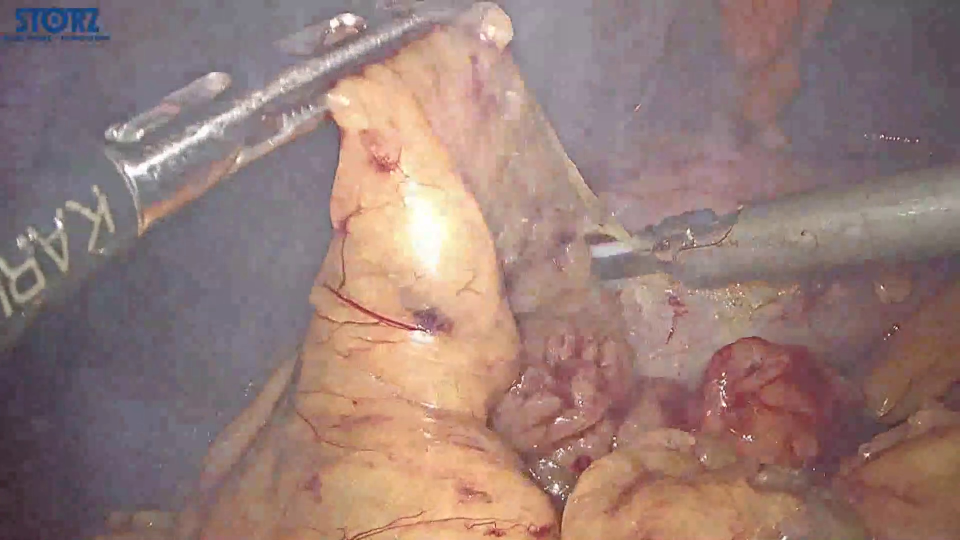
#> input picture Fog-Remove/img/img1.jpg, 1920 x 1080 px (shown at 1/2 size); its folder holds 4 pictures in this run
$ python Project1.py
#> lines starting #> are read from the running program, lines starting #| are printed output that depends on the picture
#> further down, img is the input picture: shape (1080, 1920, 3); mean B, G, R 118.9, 123.9, 149.7
import cv2
import numpy as np


class DarkChannel():
    def zmMinFilterGray(self, src, r=7):
        '''最小值滤波，r是滤波器半径'''
#> called with r = 7
        return cv2.erode(src, np.ones((2 * r - 1, 2 * r - 1)))

    def guidedfilter(self, I, p, r, eps):
        '''引导滤波'''
#> called with r = 81, eps = 0.001
        height, width = I.shape
#> height = 1080; width = 1920
        m_I = cv2.boxFilter(I, -1, (r, r))
        m_p = cv2.boxFilter(p, -1, (r, r))
        m_Ip = cv2.boxFilter(I * p, -1, (r, r))
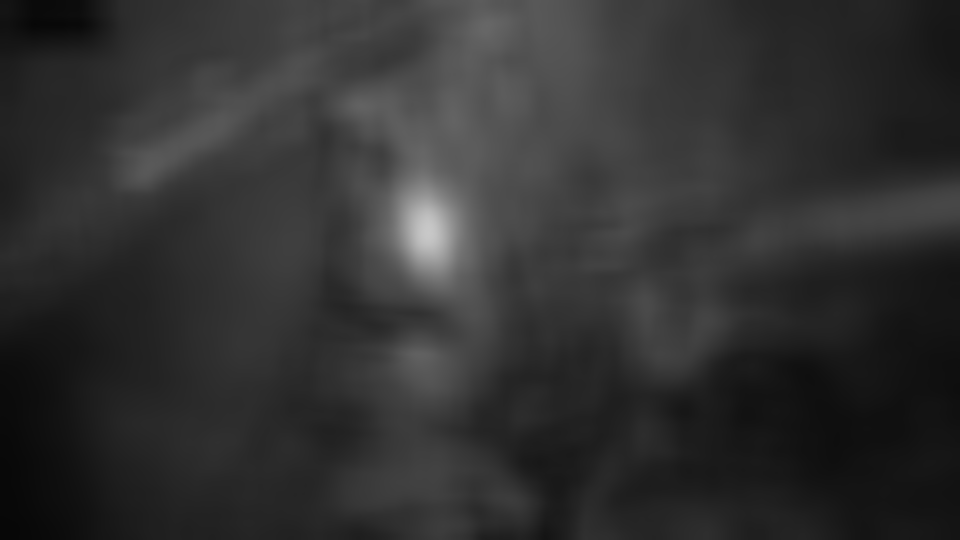
#> m_Ip: shape (1080, 1920) float64 (shown at 1/2 size); min 0.0289, max 0.785, mean 0.193
        cov_Ip = m_Ip - m_I * m_p

        m_II = cv2.boxFilter(I * I, -1, (r, r))
        var_I = m_II - m_I * m_I
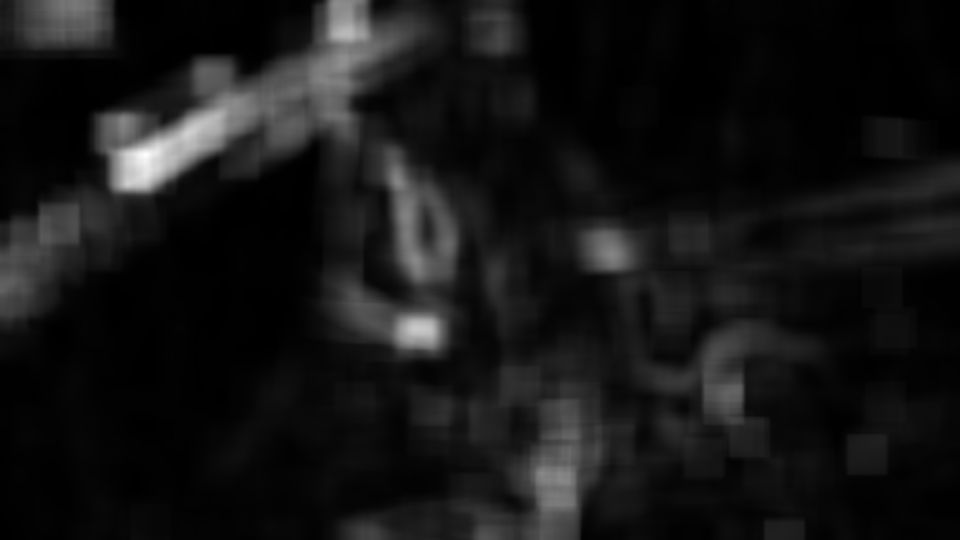
#> var_I: shape (1080, 1920) float64 (shown at 1/2 size); min 4.06e-05, max 0.0339, mean 0.00295; drawn with min black and max white

        a = cov_Ip / (var_I + eps)
        b = m_p - a * m_I

        m_a = cv2.boxFilter(a, -1, (r, r))
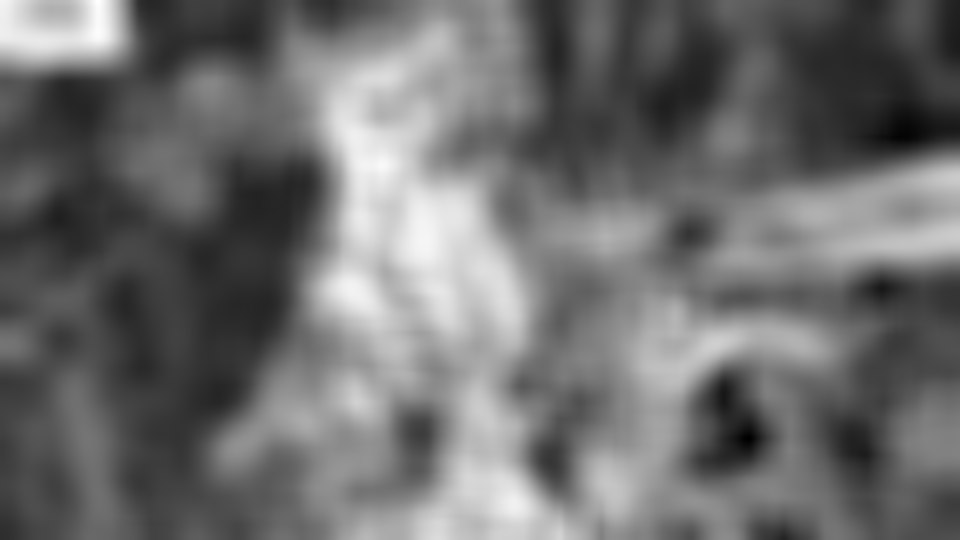
#> m_a: shape (1080, 1920) float64 (shown at 1/2 size); min -0.0648, max 0.925, mean 0.363; drawn with min black and max white
        m_b = cv2.boxFilter(b, -1, (r, r))
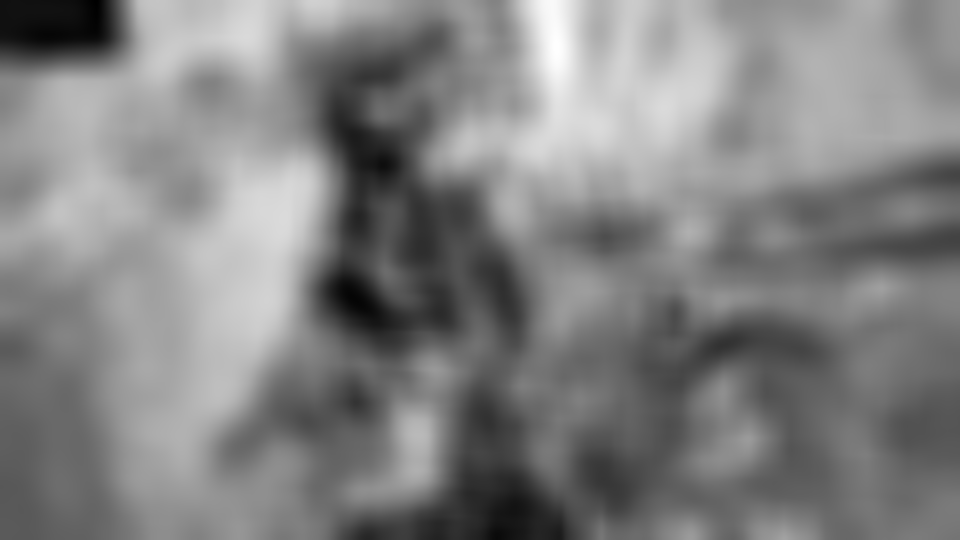
#> m_b: shape (1080, 1920) float64 (shown at 1/2 size); min -0.0648, max 0.525, mean 0.235; drawn with min black and max white
        return m_a * I + m_b
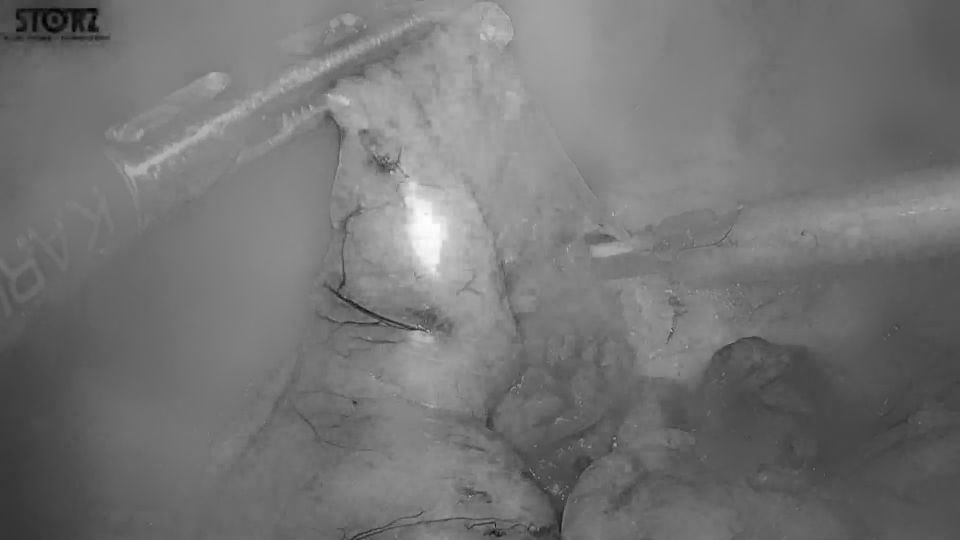
#> returned value: shape (1080, 1920) float64 (shown at 1/2 size); min -0.0334, max 0.928, mean 0.406; drawn with min black and max white

    def getV1(self, m, r, eps, w, maxV1):  #输入rgb图像，值范围[0,1]
        '''计算大气遮罩图像V1和光照值A, V1 = 1-t/A'''
        # 得到暗通道图像
        V1 = np.min(m, 2)
        # 使用引导滤波优化
        V1 = self.guidedfilter(V1, self.zmMinFilterGray(V1, 7), r, eps)
        bins = 2000
        ht = np.histogram(V1, bins)  #计算大气光照A
        d = np.cumsum(ht[0]) / float(V1.size)
#> d = 2000 values from 9.65e-07 to 1
        for lmax in range(bins - 1, 0, -1):
            if d[lmax] <= 0.999:
                break
        A = np.mean(m, 2)[V1 >= ht[1][lmax]].max()
#> A = 0.999
        V1 = np.minimum(V1 * w, maxV1)  #对值范围进行限制
        return V1, A

    def deHaze(self, m, r=81, eps=0.001, w=0.95, maxV1=0.80, bGamma=False):
        Y = np.zeros(m.shape)
        V1, A = self.getV1(m, r, eps, w, maxV1)  #得到遮罩图像和大气光照
#> A = 0.999
        for k in range(3):
            Y[:, :, k] = (m[:, :, k] - V1) / (1 - V1 / A)  #颜色校正
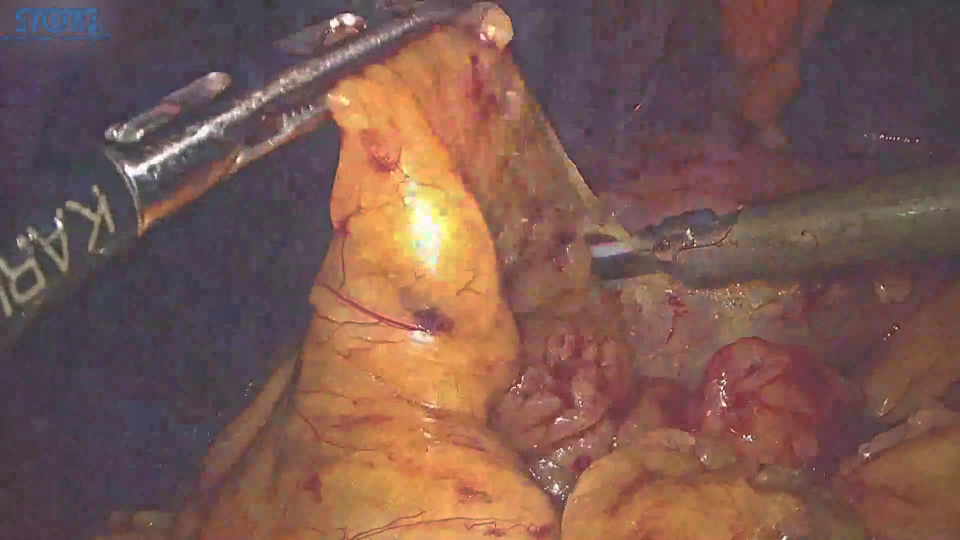
#> Y: shape (1080, 1920, 3) float64 (shown at 1/2 size); mean B, G, R 0.138, 0.176, 0.343; drawn with min black and max white
        Y = np.clip(Y, 0, 1)
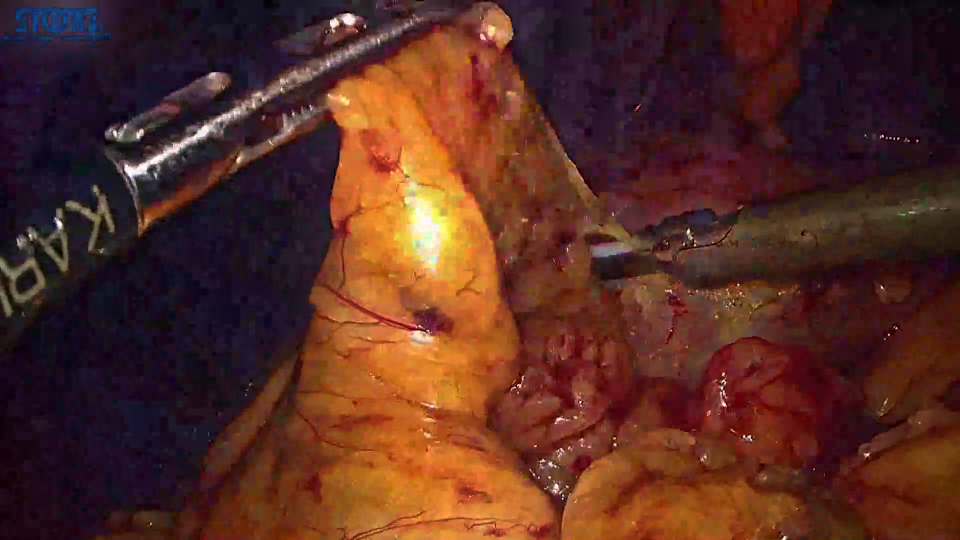
#> Y: shape (1080, 1920, 3) float64 (shown at 1/2 size); mean B, G, R 0.138, 0.176, 0.343
        if bGamma:
            Y = Y**(np.log(0.5) / np.log(Y.mean()))  #gamma校正,默认不进行该操作
        return Y

    def run(self, img):
        img_n = img / 255.0
        img_n_dehaze = self.deHaze(img_n)
        img_dehaze = img_n_dehaze * 255
        return img_dehaze


class CLAHE():
    def clahe(self, image, denoise=True, verbose=False, limit=2):
        bgr = image

        lab = cv2.cvtColor(bgr, cv2.COLOR_BGR2LAB)
        lab_planes = cv2.split(lab)
        clahe = cv2.createCLAHE(clipLimit=limit)
        lab_planes[0] = clahe.apply(lab_planes[0])
        #lab_planes[1] = clahe.apply(lab_planes[1])
        #lab_planes[2] = clahe.apply(lab_planes[2])
        lab = cv2.merge(lab_planes)
        bgr = cv2.cvtColor(lab, cv2.COLOR_LAB2BGR)

        if denoise:
            bgr = cv2.fastNlMeansDenoisingColored(bgr, None, 10, 10, 1, 3)
            #bgr = cv2.bilateralFilter(bgr, 5, 1, 1)

        if verbose:
            cv2.imshow("test", bgr)
            cv2.waitKey(0)
            cv2.destroyAllWindows()
        return bgr

    def run(self, img):
        return self.clahe(img)


if __name__ == '__main__':
    import os

    dark_channel = DarkChannel()
    clahe = CLAHE()

    for file_name in os.listdir('./img/'):
        img = cv2.imread('./img/' + file_name)
        img_dehaze = dark_channel.run(img)
        cv2.imwrite('./res/' + 'dark_' + file_name, img_dehaze)
#> pass 2 of the loop `for file_name in os.listdir('./img/'):`:
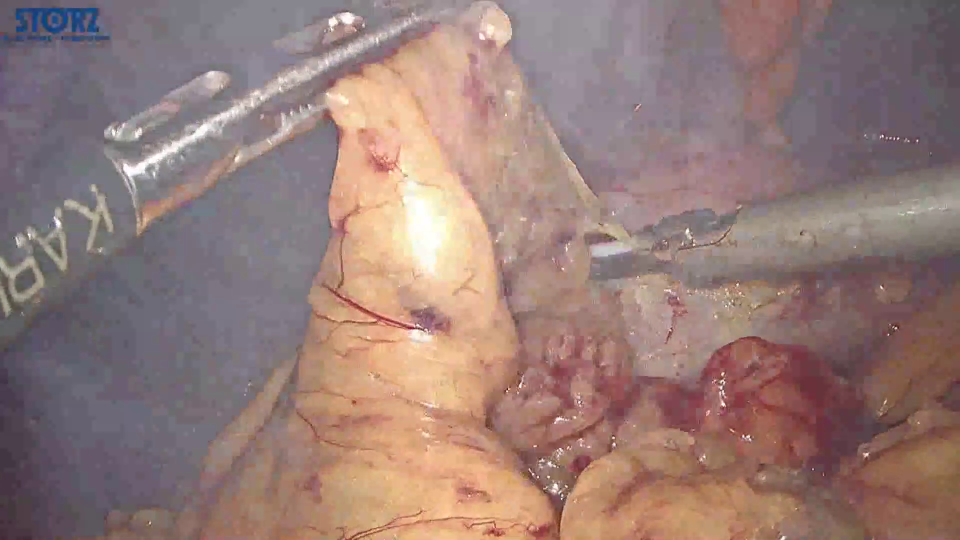
#> input picture Fog-Remove/img/img2.jpg, 1920 x 1080 px (shown at 1/2 size)
#> img is the input picture: shape (1080, 1920, 3); mean B, G, R 119.3, 124.2, 149.7
#> in guidedfilter (call 2), `return m_a * I + m_b`:
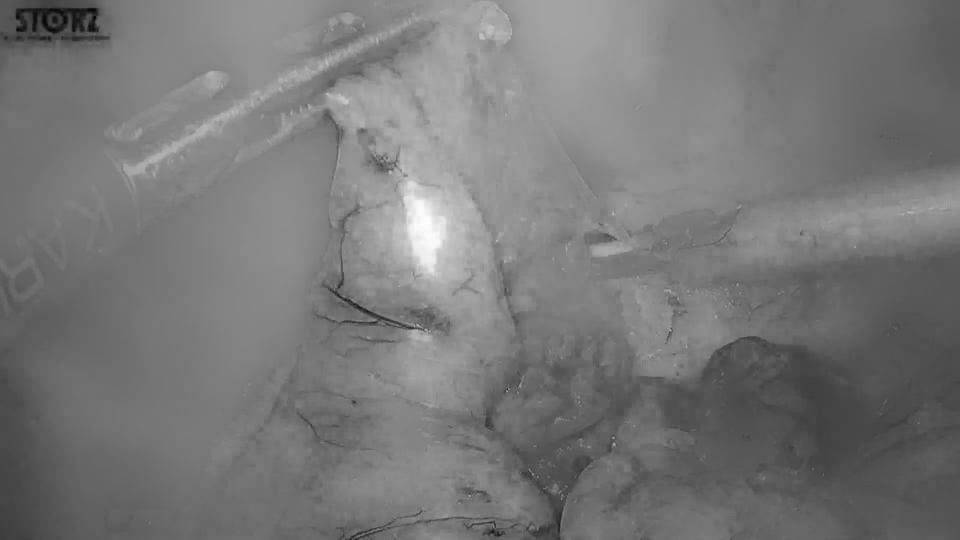
#> returned value: shape (1080, 1920) float64 (shown at 1/2 size); min -0.056, max 0.926, mean 0.407; drawn with min black and max white
#> in deHaze (call 2), `V1, A = self.getV1(m, r, eps, w, maxV1)`: A = 1
#> in deHaze (call 2), `Y = np.clip(Y, 0, 1)`:
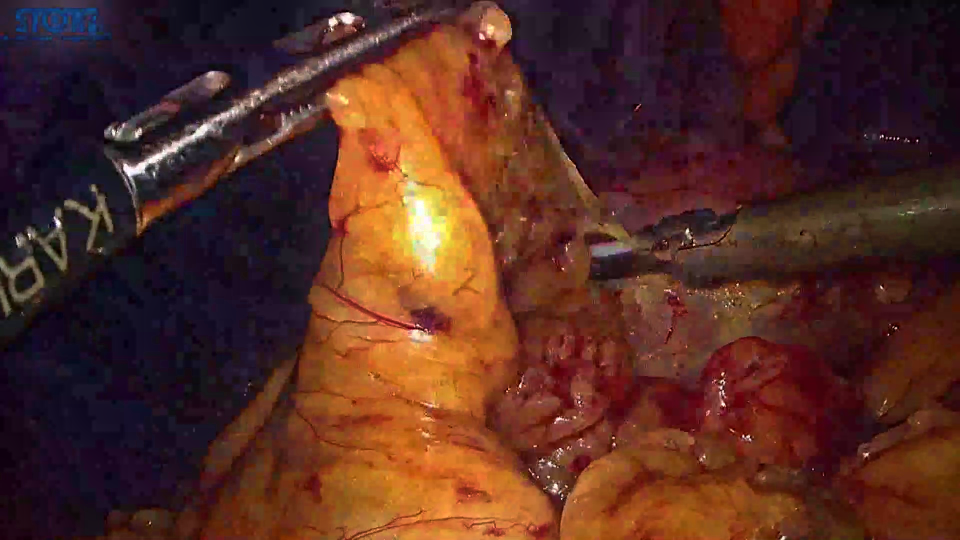
#> Y: shape (1080, 1920, 3) float64 (shown at 1/2 size); mean B, G, R 0.14, 0.176, 0.34
#> pass 3 of the loop `for file_name in os.listdir('./img/'):`:
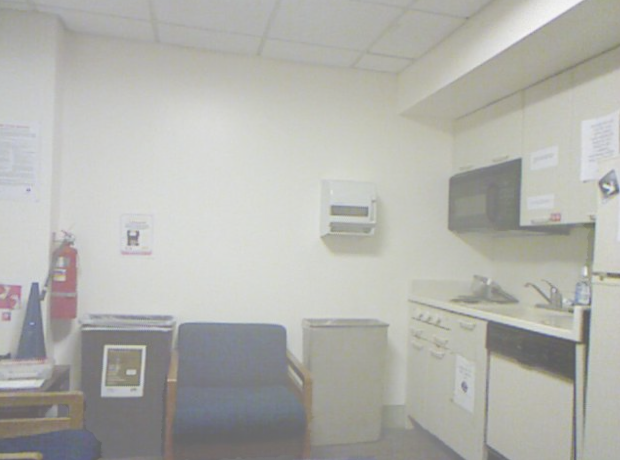
#> input picture Fog-Remove/img/img3.png, 620 x 460 px
#> img is the input picture: shape (460, 620, 3); mean B, G, R 173.1, 178.3, 178.1
#> img_n: shape (460, 620, 3) float64
#> in zmMinFilterGray (call 3), `return cv2.erode(src, np.ones((2 * r - 1, 2 * r - 1)))`:
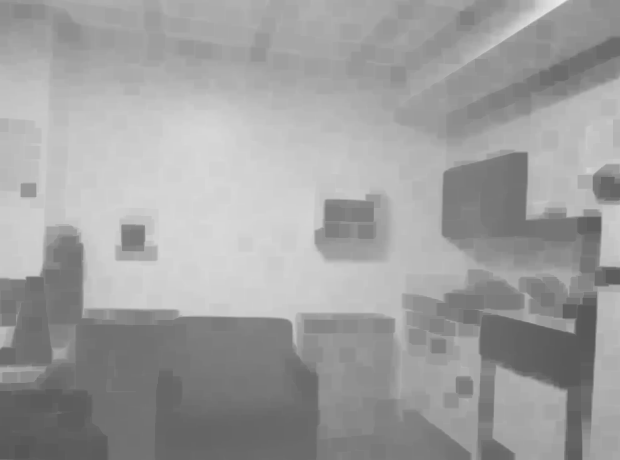
#> returned value: shape (460, 620) float64; min 0.337, max 0.918, mean 0.622
#> height = 460; width = 620
#> m_I: shape (460, 620) float64
#> m_p: shape (460, 620) float64
#> m_Ip: shape (460, 620) float64
#> in guidedfilter (call 3), `cov_Ip = m_Ip - m_I * m_p`:
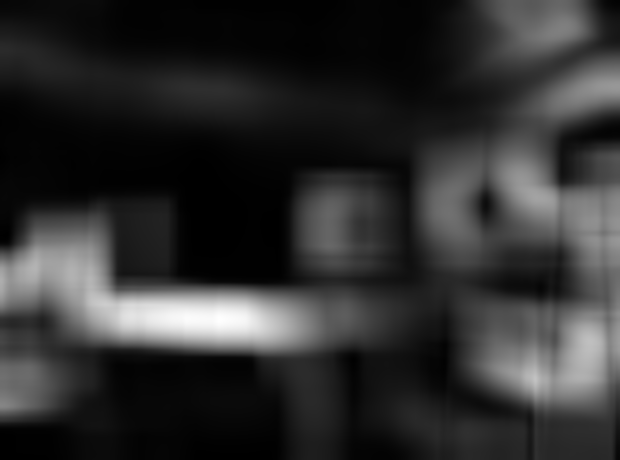
#> cov_Ip: shape (460, 620) float64; min -1.86e-05, max 0.0219, mean 0.00406; drawn with min black and max white
#> the loop made 4 passes; the first 3 are shown

    for file_name in os.listdir('./img/'):
        img = cv2.imread('./img/' + file_name)
        img_dehaze = clahe.run(img)
#> (the run stopped early here; a loop or call above may not have finished)
